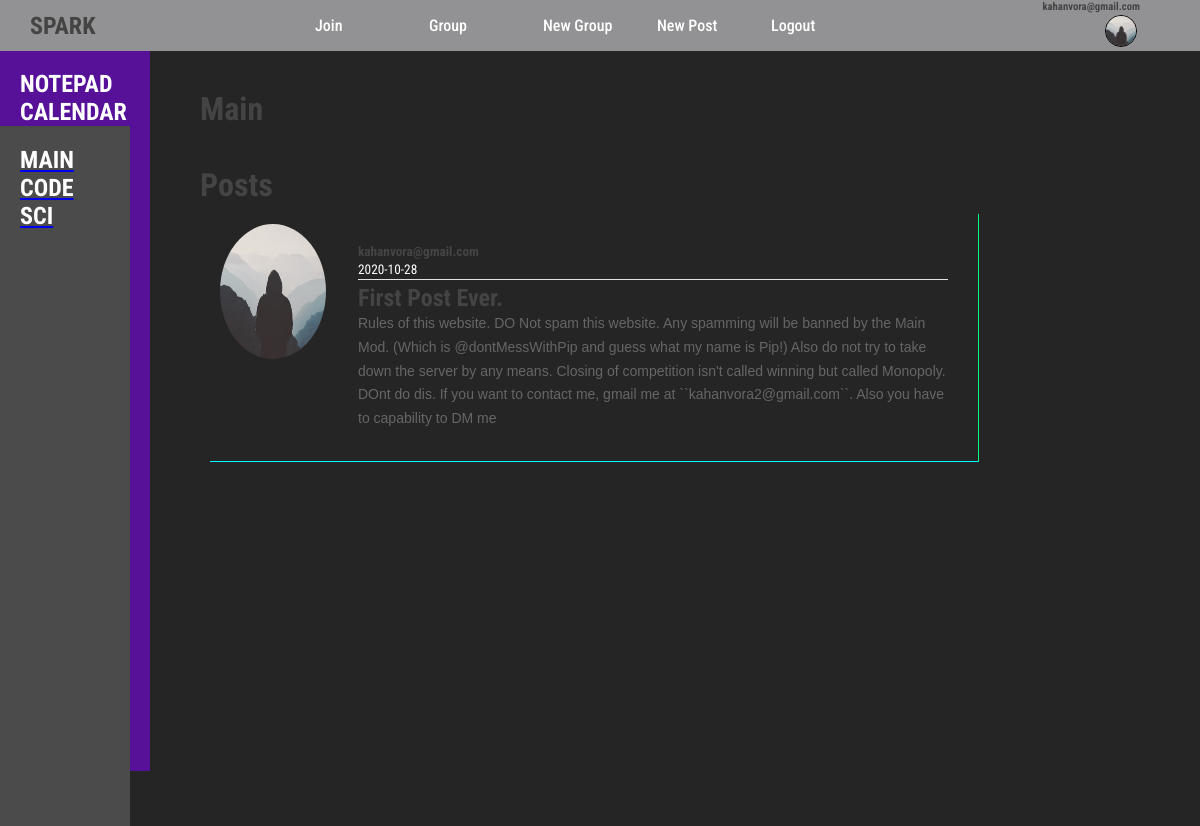
Screenshot of /home (signed in) with the database file from the repository.
### flaskblog/models.py (models this page shows, shortened)
class User(db.Model, UserMixin):
    id = db.Column(db.Integer(), primary_key=True)
    password = db.Column(db.String(30), nullable=False)
    email = db.Column(db.String(30), nullable=False)
    image_file = db.Column(db.Text, nullable=False, default='default.jpg')
    group = db.Column(db.Integer, db.ForeignKey('group.id'))
    posts = db.relationship('Post', backref='author', lazy=True)
    joined_group = db.Column(db.Integer())

class Group(db.Model):
    id = db.Column(db.Integer(), primary_key=True)
    name = db.Column(db.String(10000000000000000000000))
    group_id = db.Column(db.String(50), default=str(secrets.token_hex(8)))
    members = db.relationship('User', backref='member', lazy=True)
    def __repr__(self):
        return (f"<Group>{self.id}")

class Post(db.Model):
    id = db.Column(db.Integer, primary_key=True)
    title = db.Column(db.String(10000000000000000000000), nullable=False)
    date_posted = db.Column(db.DateTime, nullable=False, default=datetime.utcnow)
    content = db.Column(db.Text, nullable=False)
    user_id = db.Column(db.Integer, db.ForeignKey('user.id'))
    group_id = db.Column(db.Integer)

### flaskblog/routes.py (the view)
@app.route("/")
@app.route("/home")
def home():
    group = Group.query.filter_by(id=14).first()
    print(group)
    print(group.name)
    name = group.name
    posts = Post.query.all()
    post_for_group = []
    for post in posts:
        if post.group_id == group.id:
            post_for_group.append(post)
    post_for_group.reverse()
    return render_template("home.html", posts=post_for_group, name=name)

### flaskblog/models.py (called while the page is built)
@login_manager.user_loader
def load_user(user_id):
    return User.query.get(int(user_id))

### flaskblog/templates/home.html
{% extends "layout.html" %}
{% block content %}
<h1 class="grgn">{{ name }}</h1>
<br><br>
    <h1>Posts</h1>
    {% for post in posts %}
        <article class="grit">
          <div class="grip">
          <img class="gripi" src="{{ url_for('static', filename='profile_pics/' + post.author.image_file) }}">
        </div>
          <div class="grmb">
            <div class="article-metadata">
              <h5 class="mr-2" >{{ post.author.email }}</h5>
              <small class="text-muted">{{ post.date_posted.strftime('%Y-%m-%d') }}</small>
            </div>
            <h2><h2 class="article-title" >{{ post.title }}</hr></h2>
            <p class="article-content">{{ post.content }}</p>
          </div>
        </article>
    {% endfor %}
{% endblock content %}

### flaskblog/templates/layout.html (shortened to what this page needs)
<!DOCTYPE html>
<html lang="en">
<head>
    <link rel="stylesheet" href="statidc/main.css">
</head>
<body>
    <nav>
        <div class="nav-logo">
            <h2 class="logo-text">SPARK</h2>
        </div>
        <div class="nav-tabs">
            {% if current_user.is_authenticated %}
            <a href="/group/join" class="nav-tabs-items">Join</a>
            <a href="/group" class="nav-tabs-items">Group</a>
            <a href="/new/group" class="nav-tabs-items">New Group</a>
            <a href="/post/new" class="nav-tabs-items">New Post</a>
            <a href="/logout" class="nav-tabs-items">Logout</a>
            {% endif %}
        </div>
        {% if current_user.is_authenticated %}
        <div class="nav-img">
            <img src=/static/profile_pics/default.jpg alt="img" class="nav-img-img" height=30 width=30>
            <a href="/account"><h6 class="nav-img-text">{{ current_user.email }}</h6></a>
        </div>
        {% endif %}
    </nav>
    <div class="snav">
        <br>
        <h2 class="snav-ntpd">NOTEPAD</h2>
        <h2 class="snav-ntpd">CALENDAR</h2>
        <div class="snav-classlist">
            <h2 class="upper-spacing-for-snav"></h2>
            <a href="/main-join"><h2 class="snav-ntpd">MAIN</h2></a>
            <a href="/code-join"><h2 class="snav-ntpd">CODE</h2></a>
            <a href="/sci-join"><h2 class="snav-ntpd">SCI</h2></a>
        </div>
    </div>
    <main>
        <div class="contentmain">
        {% block content%}{% endblock content %}
        </div>
    </main>
  </body>
</html>

### flaskblog/static/main.css (style rules this page uses)
body { background: #fafafa; color: #333333; margin-top: 5rem; }
h1, h2, h3, h4, h5, h6 { color: #444444; }
.article-title { color: #444444; }
.article-content { white-space: pre-line; }
.article-metadata { padding-bottom: 1px; margin-bottom: 4px; border-bottom: 1px solid #e3e3e3 }

### flaskblog/templates/layout.html (style rules this page uses)
body { background-color: #252525; color: white; margin: 0px; padding: 0px; font-family: 'Roboto Condensed', sans-serif; box-sizing: border-box; overflow: hidden; }
nav { display: flex; align-items: center; background-color: #929294; }
.nav-logo { padding-left: 30px; flex: 3; }
.nav-tabs { flex: 6; align-items: center; display: flex; }
.nav-img { padding-left: 30px; flex: 1; justify-content: center; }
.nav-img-img { border-radius: 100%; border: 1px solid black; margin-top:15px; }
.nav-tabs-items { flex: 1; text-decoration: none; color: white; font-weight: 500; }
.nav-img-text { position: absolute; top: 0px; right: 60px; }
.snav { position: -webkit-sticky; position: sticky; bottom: 0; color: whitesmoke; height: 90vh; width: 150px; background-color: rgb(87, 17, 153); }
.snav-ntpd { color: rgb(255, 255, 255); padding-left: 20px; }
.snav-classlist { height: 700px; width: 130px; background-color:#4b4b4b; }
.upper-spacing-for-snav { padding-top: 20px; }
main { position: absolute; overflow: scroll; overflow-x: hidden; top: 90px; left: 200px; width: 80%; height: 600px; }
h1,h2,h3,h4,h5,h6 { margin: 0px; }
p { font-family: sans-serif; font-size: 14px; line-height: 1.7; color: #666666; margin: 0px; }
.grit { display: flex; width: 80%; height: 15%; border-bottom: 1px solid aqua; border-right: 1px solid springgreen; margin: 10px; }
.grip { flex: 1; width: 100px; height: 150px; }
.gripi { margin: 10px; width: 90%; height: 90%; border-radius: 1000%; }
.grmb { flex: 5; padding: 30px; }

### rows the page displays
User: email "kahanvora@gmail.com"
Group: name "Main"
Post: image_file (placeholder picture), author.email "kahanvora@gmail.com", date_posted "2020-10-28", title "First Post Ever.", content "Rules of this website. DO Not spam this website. Any spamming will be banned by the Main Mod. (Which is @dontMessWithPip and guess what my name is Pip!) Also do not try to take down the server by any means. Closing of competition isn't called winning but called Monopoly. DOnt do dis. If you want to contact me, gmail me at ``kahanvora2@gmail.com``. Also you have to capability to DM me"
